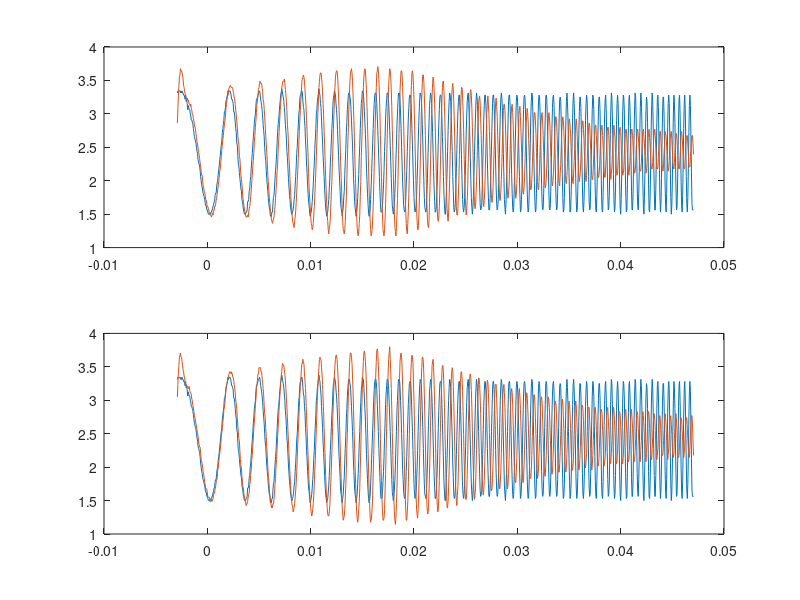

Recreate this plot in MATLAB.
load('date_RDBH.mat');
t = RusDana(:,1);
u = RusDana(:,2);
y1 = RusDana(:,3);
y2 = RusDana(:,4);
%plot(t,u,t,y1,t,y2);

figure();
subplot(2,1,1),plot(t,u,t,y1);
subplot(2,1,2),plot(t,u,t,y2);

% %determinare k pentru y1
% i1 = 131;
% i2 = 102;
% i3 = 136;
% i4 = 102;
% k = (y1(i3)-y1(i4))/(u(i1)-u(i2));
% 
% %%prima metoda
% %determinare Mr & wr pentru y1
% i5 = 396;
% i6 = 384;
% i7 = 401;
% i8 = 391;
% Mr = (y1(i7)-y1(i8))/(u(i5)-u(i6));
% Tr = 2*(t(i5)-t(i6));
% wr = 2*pi/Tr;
% 
% %determinare tita & wn pentru y1
% tita = k/2/Mr;
% wn = wr/sqrt(1-2*tita^2);
% 
% %validarea datelor folosind spatiul starilor
% A = [0,1;-wn^2,-2*tita*wn];
% B = [0;k*wn^2];
% C = [1,0];
% D = 0;
% ysim1 = lsim(ss(A,B,C,D),u-mean(u(i2:i1)),t,[y1(1)-mean(y1(i4:i3)),(y1(2)-y1(1))/(t(2)-t(1))-mean(y1(i4:i3))])+mean(y1(i4:i3));
% figure()
% plot(t,y1,t,ysim1)
% J = norm(y1-ysim1)/sqrt(length(y1));
% Empn = norm(y1-ysim1)/norm(y1-mean(y1))

% %%a doua metoda
% acolo unde faza e pi/2
% i7 = 403;
% i8 = 390;
% dt = t(i8)-t(i6);
% wn = pi/(dif perioada luata)
% phaser = dt*wn
% M1 = Ay/Au;
% tita = 1/2/M1;
% %validarea datelor folosind spatiul starilor
% A = [0,1;-wn^2,-2*tita*wn];
% B = [0;k*wn^2];
% C = [1,0];
% D = 0;
% ysim1 = lsim(ss(A,B,C,D),u,t,[y1(1),0]);
% figure()
% plot(t,y1,t,ysim1)
% J = norm(y1-ysim1)/sqrt(length(y1));
% Empn = norm(y1-ysim1)/norm(y1-mean(y1));
